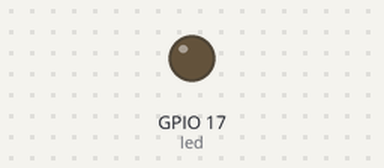
This program was run on a simulated Raspberry Pi (BCM pin numbers). Shown: output pins drawn as LEDs (lit = HIGH).

Above: at 0.05 s.
At 1.5 s:
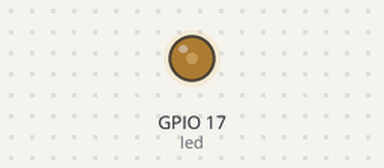
At 3.0 s:
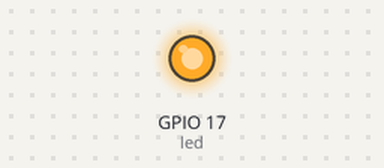
Timing chart, 0 to 6.9 s (numbered marks = the images above):
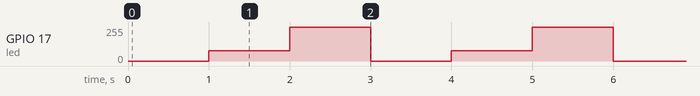

Measured:
- by itself, GPIO 17 (led): repeats every 3.0 s: 255/255 1.0 s, 0/255 1.0 s, 77/255 1.0 s

The program:

brightness_change.py
```python
from gpiozero import PWMLED
from time import sleep

led = PWMLED(17)

while True:
    led.value = 0  # off
    sleep(1)
    led.value = 0.3  # 0.3 almost half brightness
    sleep(1)
    led.value = 1  # full brightness
    sleep(1)
```
